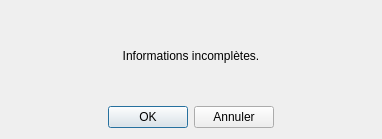
<?xml version="1.0" encoding="UTF-8"?>
<ui version="4.0">
 <class>Dialog</class>
 <widget class="QDialog" name="Dialog">
  <property name="geometry">
   <rect>
    <x>0</x>
    <y>0</y>
    <width>382</width>
    <height>139</height>
   </rect>
  </property>
  <property name="windowTitle">
   <string>Dialog</string>
  </property>
  <layout class="QVBoxLayout" name="verticalLayout">
   <item>
    <widget class="QLabel" name="content">
     <property name="text">
      <string>Informations incomplètes.</string>
     </property>
     <property name="alignment">
      <set>Qt::AlignCenter</set>
     </property>
    </widget>
   </item>
   <item>
    <layout class="QHBoxLayout" name="horizontalLayout">
     <item>
      <spacer name="horizontalSpacer">
       <property name="orientation">
        <enum>Qt::Horizontal</enum>
       </property>
       <property name="sizeHint" stdset="0">
        <size>
         <width>40</width>
         <height>20</height>
        </size>
       </property>
      </spacer>
     </item>
     <item>
      <widget class="QPushButton" name="btn_ok">
       <property name="text">
        <string>OK</string>
       </property>
      </widget>
     </item>
     <item>
      <widget class="QPushButton" name="btn_cancel">
       <property name="enabled">
        <bool>true</bool>
       </property>
       <property name="text">
        <string>Annuler</string>
       </property>
      </widget>
     </item>
     <item>
      <spacer name="horizontalSpacer_2">
       <property name="orientation">
        <enum>Qt::Horizontal</enum>
       </property>
       <property name="sizeHint" stdset="0">
        <size>
         <width>40</width>
         <height>20</height>
        </size>
       </property>
      </spacer>
     </item>
    </layout>
   </item>
  </layout>
 </widget>
 <resources/>
 <connections/>
</ui>
